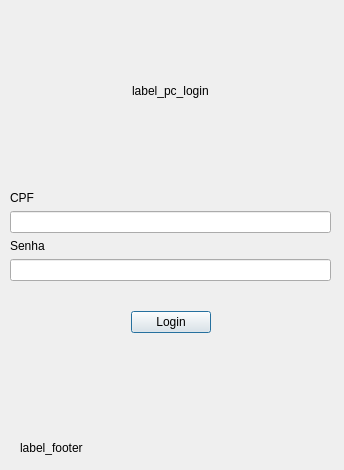
<?xml version="1.0" encoding="UTF-8"?>
<ui version="4.0">
 <class>fm_login</class>
 <widget class="QDialog" name="fm_login">
  <property name="geometry">
   <rect>
    <x>0</x>
    <y>0</y>
    <width>344</width>
    <height>470</height>
   </rect>
  </property>
  <property name="windowTitle">
   <string>Dialog</string>
  </property>
  <widget class="QLabel" name="label_footer">
   <property name="geometry">
    <rect>
     <x>20</x>
     <y>440</y>
     <width>71</width>
     <height>16</height>
    </rect>
   </property>
   <property name="text">
    <string>label_footer</string>
   </property>
  </widget>
  <widget class="QWidget" name="">
   <property name="geometry">
    <rect>
     <x>10</x>
     <y>10</y>
     <width>321</width>
     <height>161</height>
    </rect>
   </property>
   <layout class="QHBoxLayout" name="horizontalLayout_1">
    <item>
     <spacer name="horizontalSpacer_1">
      <property name="orientation">
       <enum>Qt::Horizontal</enum>
      </property>
      <property name="sizeHint" stdset="0">
       <size>
        <width>40</width>
        <height>20</height>
       </size>
      </property>
     </spacer>
    </item>
    <item>
     <widget class="QLabel" name="label_pc_login">
      <property name="text">
       <string>label_pc_login</string>
      </property>
     </widget>
    </item>
    <item>
     <spacer name="horizontalSpacer_2">
      <property name="orientation">
       <enum>Qt::Horizontal</enum>
      </property>
      <property name="sizeHint" stdset="0">
       <size>
        <width>40</width>
        <height>20</height>
       </size>
      </property>
     </spacer>
    </item>
   </layout>
  </widget>
  <widget class="QWidget" name="">
   <property name="geometry">
    <rect>
     <x>10</x>
     <y>190</y>
     <width>321</width>
     <height>91</height>
    </rect>
   </property>
   <layout class="QVBoxLayout" name="verticalLayout">
    <item>
     <widget class="QLabel" name="label_cpf">
      <property name="text">
       <string>CPF</string>
      </property>
     </widget>
    </item>
    <item>
     <widget class="QLineEdit" name="lineEdit_cpf"/>
    </item>
    <item>
     <widget class="QLabel" name="label_senha">
      <property name="text">
       <string>Senha</string>
      </property>
     </widget>
    </item>
    <item>
     <widget class="QLineEdit" name="lineEdit_senha"/>
    </item>
   </layout>
  </widget>
  <widget class="QWidget" name="">
   <property name="geometry">
    <rect>
     <x>10</x>
     <y>310</y>
     <width>321</width>
     <height>25</height>
    </rect>
   </property>
   <layout class="QHBoxLayout" name="horizontalLayout_2">
    <item>
     <spacer name="horizontalSpacer_3">
      <property name="orientation">
       <enum>Qt::Horizontal</enum>
      </property>
      <property name="sizeHint" stdset="0">
       <size>
        <width>40</width>
        <height>20</height>
       </size>
      </property>
     </spacer>
    </item>
    <item>
     <widget class="QPushButton" name="pushButton_login">
      <property name="text">
       <string>Login</string>
      </property>
     </widget>
    </item>
    <item>
     <spacer name="horizontalSpacer_4">
      <property name="orientation">
       <enum>Qt::Horizontal</enum>
      </property>
      <property name="sizeHint" stdset="0">
       <size>
        <width>40</width>
        <height>20</height>
       </size>
      </property>
     </spacer>
    </item>
   </layout>
  </widget>
 </widget>
 <resources/>
 <connections/>
</ui>
